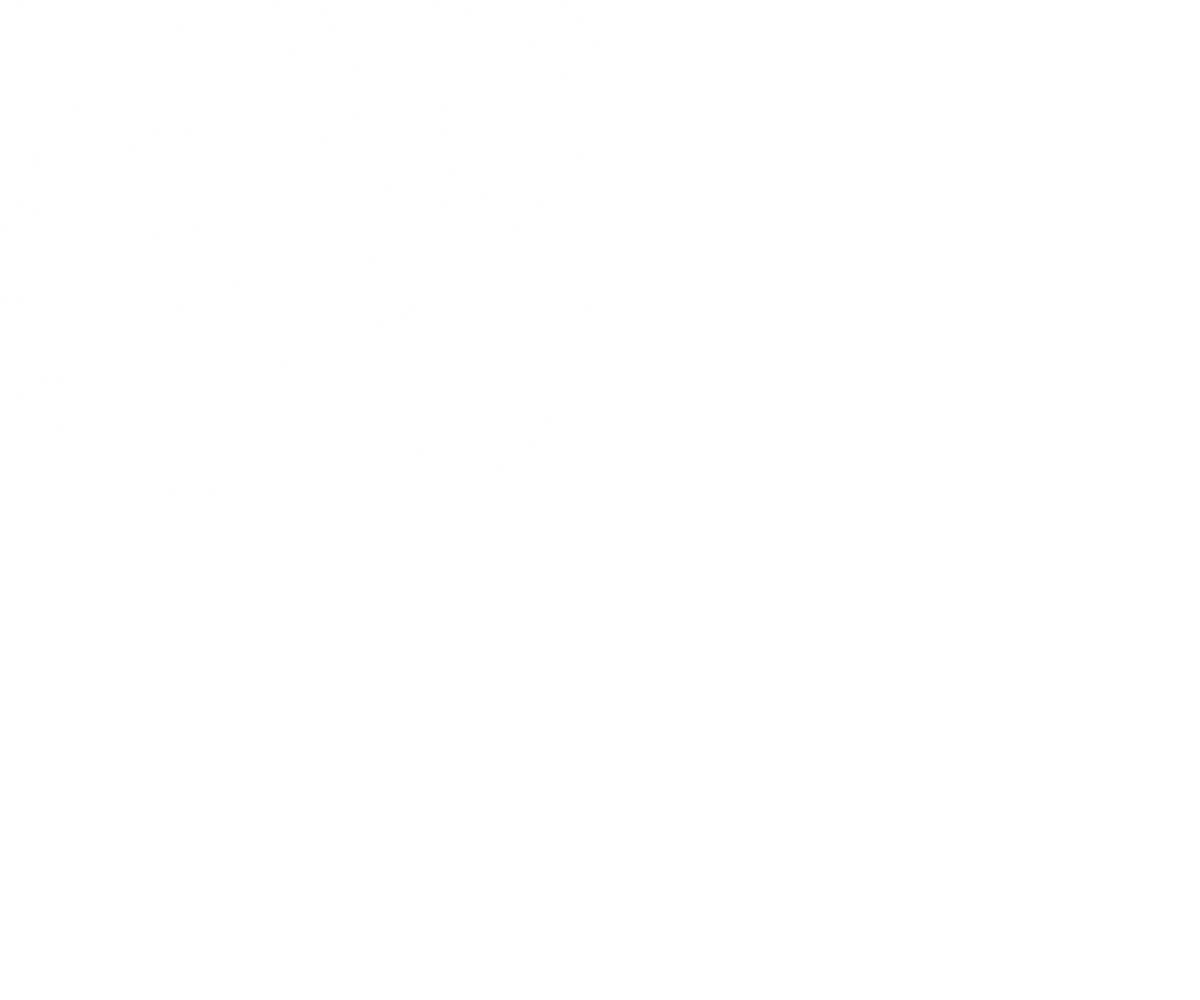
Frame 1 (no input)
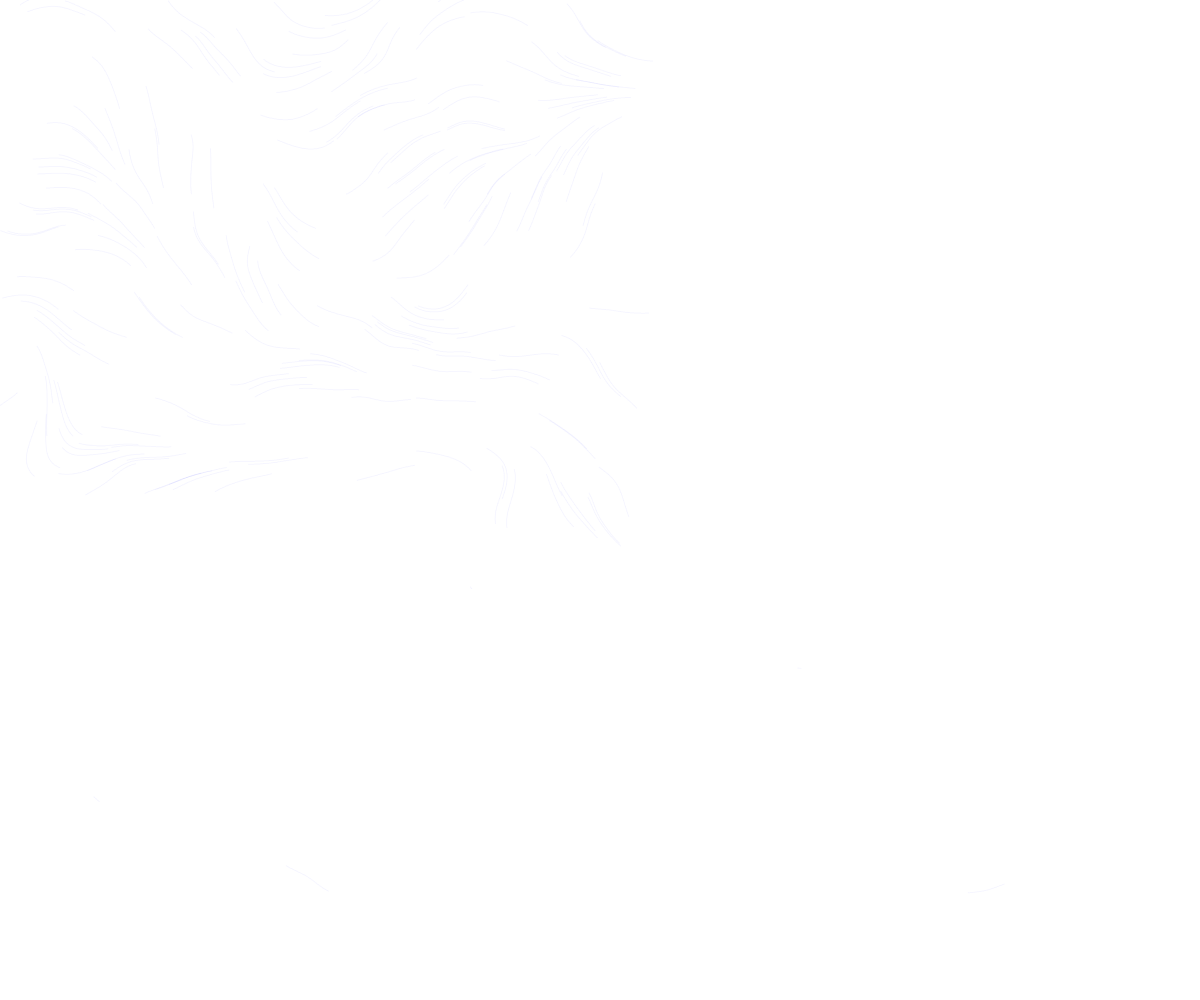
Frame 60 (no input)
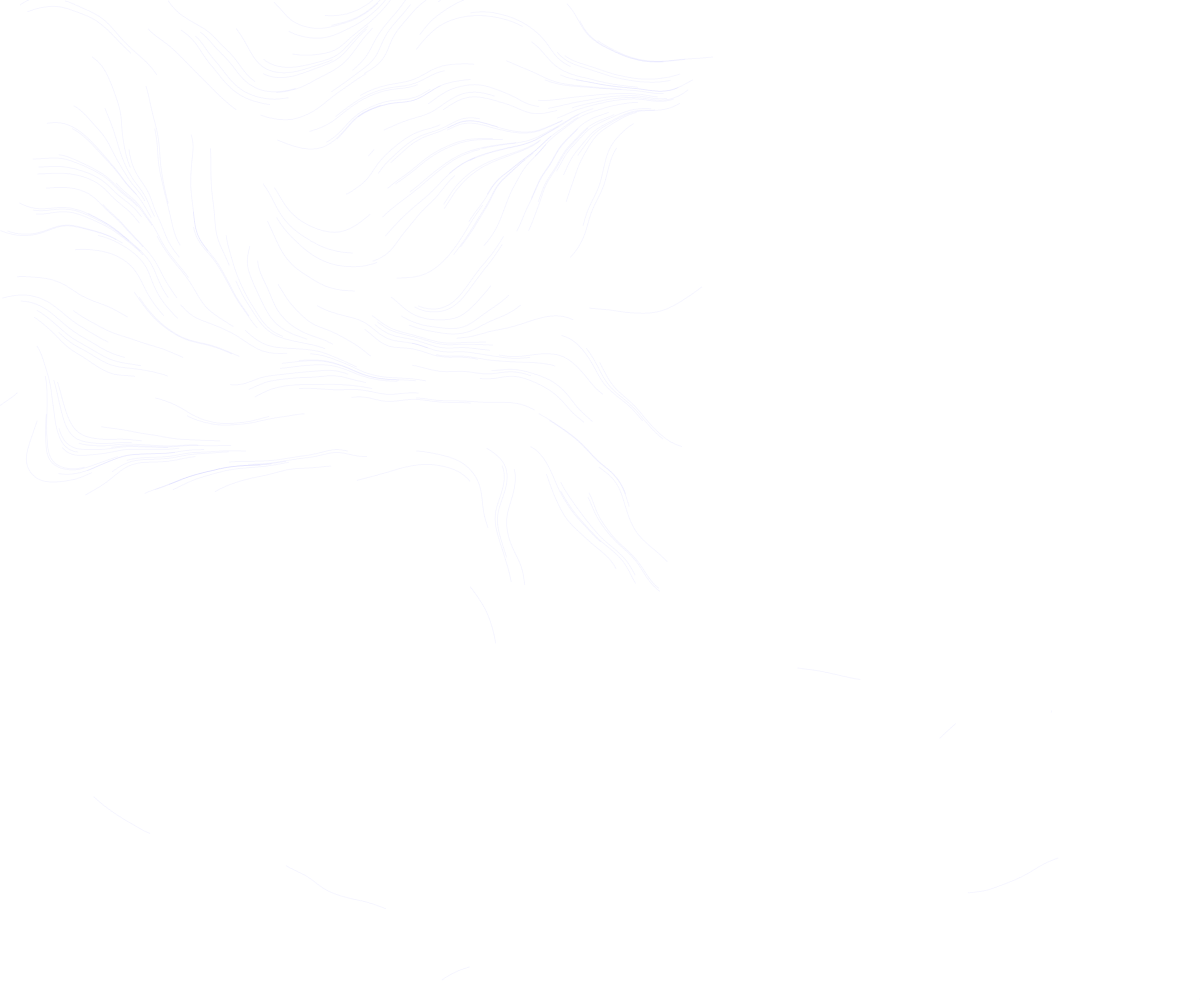
Frame 120 (the mouse pressed at the canvas centre since frame 60)

The p5.js sketch that drew these frames (run headless with seeded random() and noise() and a simulated clock; from frame 60 on, the mouse is pressed at the canvas centre):

// p5.js sketch
// ── sketch.js
let particles = [];
const num = 200;

const noiseScale = 0.01/2;

function setup() {
  createCanvas(windowWidth, windowHeight);
  for(let i = 0; i < num; i ++) {
    particles.push(createVector(random(width/2), random(height/2)));
  }
  background(255);
  strokeWeight(1);
  stroke(100,100,255,20);
}

function draw() {
 //background(50,5);
  for(let i = 0; i < num; i ++) {
    let p = particles[i];
    
    //position
    point(p.x, p.y);
    let n = noise(p.x * noiseScale, p.y * noiseScale, frameCount * noiseScale * noiseScale);
    let a = TAU * n;
    p.x -= cos(a);
    p.y += sin(a);
    if(!onScreen(p)) {
      
      
      p.x = random(width);
      p.y = random(height);
    }
  }
}

function mouseReleased() {
  noiseSeed(millis());
}

function onScreen(v) {
  return v.x >= 0 && v.x <= width && v.y >= 0 && v.y <= height;
}

//reference: https://editor.p5js.org/pk2785/sketches/SUdcAxAIE
